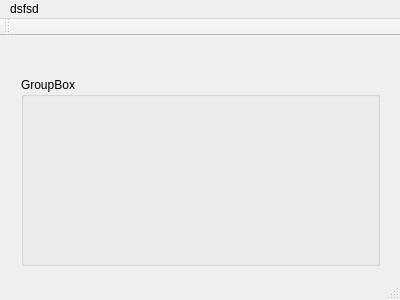
<?xml version="1.0" encoding="UTF-8"?>
<ui version="4.0">
 <class>MainWindow</class>
 <widget class="QMainWindow" name="MainWindow">
  <property name="geometry">
   <rect>
    <x>0</x>
    <y>0</y>
    <width>400</width>
    <height>300</height>
   </rect>
  </property>
  <property name="windowTitle">
   <string>MainWindow</string>
  </property>
  <widget class="QWidget" name="centralWidget">
   <widget class="QWidget" name="gridLayoutWidget">
    <property name="geometry">
     <rect>
      <x>10</x>
      <y>30</y>
      <width>381</width>
      <height>211</height>
     </rect>
    </property>
    <layout class="QGridLayout" name="gridLayout">
     <item row="0" column="0">
      <widget class="QGroupBox" name="groupBox">
       <property name="title">
        <string>GroupBox</string>
       </property>
      </widget>
     </item>
    </layout>
   </widget>
  </widget>
  <widget class="QMenuBar" name="menuBar">
   <property name="geometry">
    <rect>
     <x>0</x>
     <y>0</y>
     <width>400</width>
     <height>23</height>
    </rect>
   </property>
   <widget class="QMenu" name="menuDsfsd">
    <property name="title">
     <string>dsfsd</string>
    </property>
   </widget>
   <addaction name="menuDsfsd"/>
  </widget>
  <widget class="QToolBar" name="mainToolBar">
   <attribute name="toolBarArea">
    <enum>TopToolBarArea</enum>
   </attribute>
   <attribute name="toolBarBreak">
    <bool>false</bool>
   </attribute>
  </widget>
  <widget class="QStatusBar" name="statusBar"/>
 </widget>
 <layoutdefault spacing="6" margin="11"/>
 <resources/>
 <connections/>
</ui>
